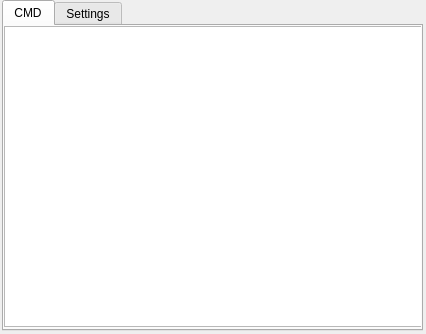
<?xml version="1.0" encoding="UTF-8"?>
<ui version="4.0">
 <class>editor</class>
 <widget class="QWidget" name="editor">
  <property name="geometry">
   <rect>
    <x>0</x>
    <y>0</y>
    <width>426</width>
    <height>334</height>
   </rect>
  </property>
  <property name="windowTitle">
   <string>Form</string>
  </property>
  <widget class="QWidget" name="verticalLayoutWidget">
   <property name="geometry">
    <rect>
     <x>2</x>
     <y>0</y>
     <width>421</width>
     <height>331</height>
    </rect>
   </property>
   <layout class="QVBoxLayout" name="layout">
    <item>
     <widget class="QTabWidget" name="tabcontainer">
      <property name="currentIndex">
       <number>0</number>
      </property>
      <widget class="QWidget" name="cmd">
       <attribute name="title">
        <string>CMD</string>
       </attribute>
       <widget class="QWidget" name="verticalLayoutWidget_2">
        <property name="geometry">
         <rect>
          <x>0</x>
          <y>0</y>
          <width>421</width>
          <height>301</height>
         </rect>
        </property>
        <layout class="QVBoxLayout" name="tab1layout">
         <item>
          <widget class="QTextEdit" name="cmdeditor"/>
         </item>
        </layout>
       </widget>
      </widget>
      <widget class="QWidget" name="settings">
       <attribute name="title">
        <string>Settings</string>
       </attribute>
      </widget>
     </widget>
    </item>
   </layout>
  </widget>
 </widget>
 <resources/>
 <connections/>
</ui>
